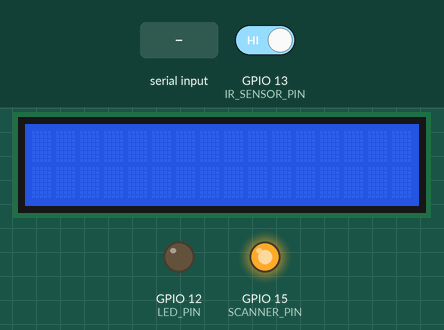
Recording of a sketch running on a simulated ESP32. On the bench: 16×2 character LCD, output pins drawn as LEDs (lit = HIGH). Inputs (shaded band) come from the test bench; at power-on: GPIO 13 (IR_SENSOR_PIN) HIGH. The audio player accepts every command and is not drawn; what the sketch prints to the serial monitor is not drawn.

Above: at 1.7 s.
1.8 s: "medicine:\n" received over Serial
At 2.6 s:
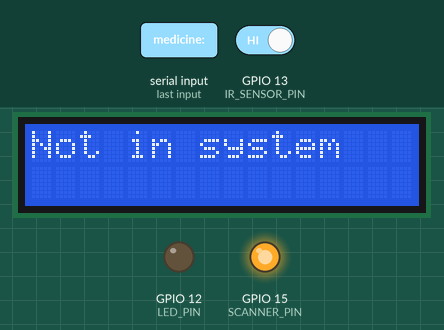
3.3 s: GPIO 13 (IR_SENSOR_PIN) driven LOW
At 4.6 s:
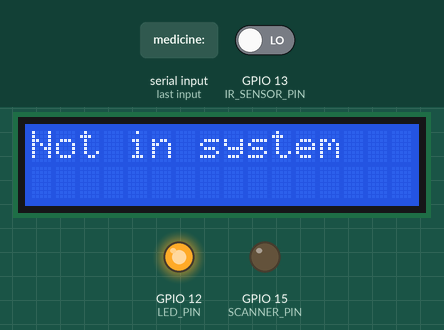
Timing chart, 0 to 12.3 s (numbered marks = the images above; inputs shaded):
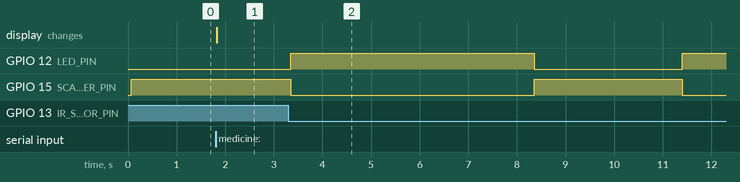

The sketch:

project.ino
```cpp
#include <Wire.h>
#include <LiquidCrystal_I2C.h>
#include "Arduino.h"
#include "DFRobotDFPlayerMini.h"

// Use HardwareSerial for ESP32
HardwareSerial myHardwareSerial(1);  // Serial1 for DFPlayer
DFRobotDFPlayerMini myDFPlayer;

// Define pins
#define LED_PIN 12
#define RX_PIN 16         // DFPlayer TX
#define TX_PIN 17         // DFPlayer RX
#define IR_SENSOR_PIN 13  // IR sensor input
#define SCANNER_PIN 15    // Scanner control

LiquidCrystal_I2C lcd(0x27, 16, 2);  // LCD I2C address

bool isScanning = false;
bool coolDown = false;
unsigned long startScanTime = 0;
unsigned long coolDownStartTime = 0;
const unsigned long scanDuration = 5000;
const unsigned long coolDownDuration = 3000;
const unsigned long clearDelay = 20000;

// LCD display state
unsigned long displayStartTime = 0;
bool isDisplaying = false;

String inputString = "";
String DataScanner = "";
bool stringComplete = false;
bool isDFPlayerReady = false;  // เช็คสถานะ DFPlayer
byte volume = 23;

struct Medicine {
  String code;
  String name;
  int track;
};

// Medicine list
Medicine medicines[] = {
  { "001", "Paracetamol", 2 },
  { "002", "CHLORPHEN", 3 },
  { "003", "Belcid Forte", 4 },
  { "004", "Salol et Menthol Mixture", 5 },
  { "005", "Calamine", 6 },
  { "006", "HongThai", 7 },
  { "007", "Alcohol", 8 },
  { "008", "Normal Saline", 9 },
  { "009", "Apache", 10 },
  { "010", "Menstrual", 11 },
  { "011", "Kanolone", 12 }
};

void setup() {
  Serial.begin(9600);
  myHardwareSerial.begin(9600, SERIAL_8N1, RX_PIN, TX_PIN);  // Initialize Serial1
  pinMode(IR_SENSOR_PIN, INPUT);
  pinMode(SCANNER_PIN, OUTPUT);
  pinMode(LED_PIN, OUTPUT);

  lcd.begin();
  lcd.backlight();

  inputString.reserve(200);
  digitalWrite(SCANNER_PIN, HIGH);

  if (!myDFPlayer.begin(myHardwareSerial)) {
    Serial.println(F("DFPlayer ไม่ตอบสนอง กำลังลองใหม่..."));
    delay(1000);
    if (!myDFPlayer.begin(myHardwareSerial)) {
      Serial.println(F("การเริ่มต้น DFPlayer ล้มเหลว กรุณาตรวจสอบการเชื่อมต่อ"));
      isDFPlayerReady = false;
    } else {
      isDFPlayerReady = true;
    }
  } else {
    isDFPlayerReady = true;
  }
}

void handleMedicine(String scannerData) {
  scannerData.trim();
  scannerData.replace("\r", "");  // ลบ carriage return (ถ้ามี)

  Serial.println("Real Data: " + scannerData);

  String cleanData = "";
  for (size_t i = 0; i < scannerData.length(); i++) {
    char c = scannerData[i];
    if (isPrintable(c)) cleanData += c;
  }
  scannerData = cleanData;

  for (auto &med : medicines) {
    if (scannerData == "medicine:" + med.code) {
      Serial.println("Medicine: " + med.name);

      lcd.clear();
      String firstLine, secondLine;
      int maxLineLength = 16;

      if (med.name.length() > maxLineLength) {
        firstLine = med.name.substring(0, maxLineLength);
        secondLine = med.name.substring(maxLineLength);
      } else {
        firstLine = med.name;
        secondLine = "";
      }

      lcd.setCursor(0, 0);
      lcd.print(firstLine);
      lcd.setCursor(0, 1);
      lcd.print(secondLine);

      if (isDFPlayerReady) {
        myDFPlayer.volume(volume);
        myDFPlayer.play(med.track);
      }
      Serial.print("Playing track: ");
      Serial.println(med.track);

      displayStartTime = millis();
      isDisplaying = true;

      return;
    }
  }

  Serial.println("Medicine not found.");
  lcd.clear();
  lcd.setCursor(0, 0);
  lcd.print("Not in system");

  if (isDFPlayerReady) {
    myDFPlayer.volume(volume);
    myDFPlayer.play(1);
  }

  displayStartTime = millis();
  isDisplaying = true;
}

void loop() {
  if (digitalRead(IR_SENSOR_PIN) == LOW && !isScanning && !coolDown) {
    delay(50);  // หน่วงเวลาเพื่อ Debounce
    if (digitalRead(IR_SENSOR_PIN) == LOW) {
      startScanning();
    }
  }

  if (isScanning && millis() - startScanTime > scanDuration) {
    stopScanning();
  }

  if (stringComplete) {
    handleMedicine(DataScanner);
    inputString = "";
    DataScanner = "";
    stringComplete = false;
  }

  if (isDisplaying && millis() - displayStartTime >= clearDelay) {
    lcd.clear();
    isDisplaying = false;
  }

  if (coolDown && millis() - coolDownStartTime >= coolDownDuration) {
    coolDown = false;
  }
}

void startScanning() {
  if (!isScanning) {
    isScanning = true;
    startScanTime = millis();
    digitalWrite(SCANNER_PIN, LOW);
    digitalWrite(LED_PIN, HIGH);
    Serial.println(F("Scanning..."));
  }
}

void stopScanning() {
  if (isScanning) {
    isScanning = false;
    digitalWrite(SCANNER_PIN, HIGH);
    digitalWrite(LED_PIN, LOW);
    Serial.println(F("Scan complete"));
    coolDown = true;
    coolDownStartTime = millis();
  }
}

void serialEvent() {
  while (Serial.available()) {
    char inChar = (char)Serial.read();
    inputString += inChar;

    // Check if newline is received
    if (inChar == '\n') {
      stringComplete = true;
      DataScanner = inputString;
    }
  }
}
```

Measured:
- after the input at 1.8 s, the display: changes at once (image 1)
- after the input at 3.3 s, GPIO 12 (LED_PIN): LOW → HIGH after 0.05 s, → LOW 5.0 s later, → HIGH 3.1 s later; GPIO 15 (SCANNER_PIN): HIGH → LOW after 0.05 s, → HIGH 5.0 s later, → LOW 3.1 s later
